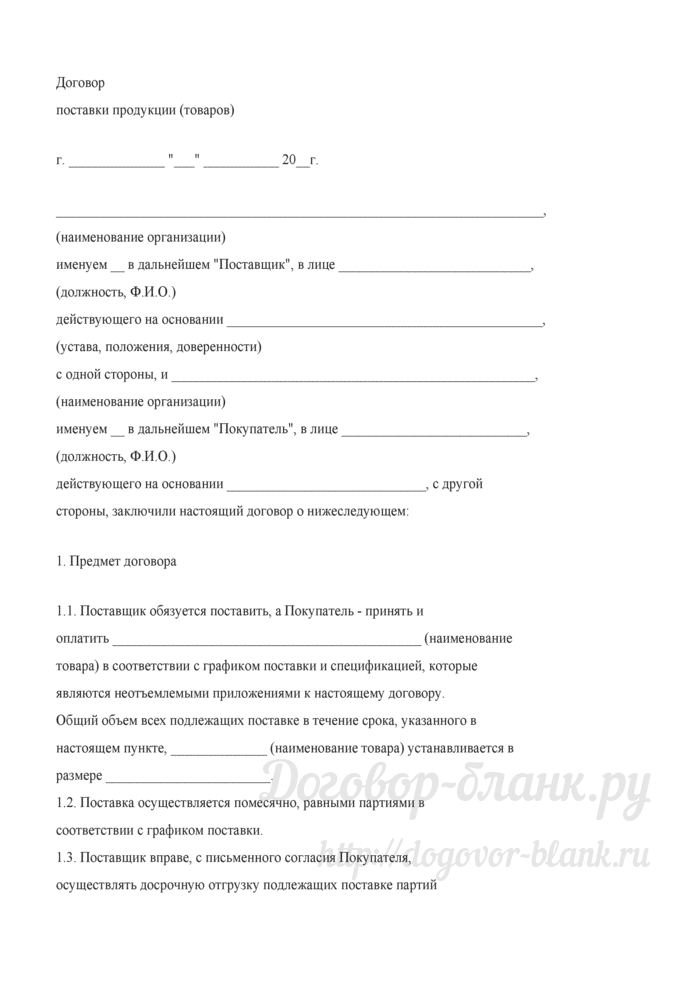
#> input picture etu/media/dogovor.jpg, 700 x 990 px
$ python test.py
#> lines starting #> are read from the running program, lines starting #| are printed output that depends on the picture
from PIL import Image
from PIL import ImageFont
from PIL import ImageDraw
from etu.settings import BASE_DIR

font = ImageFont.truetype( BASE_DIR + '//media//fonts//cmunss.ttf', 35)

img = Image.open(BASE_DIR + "//media//dogovor.jpg").convert("RGB")
#> img is the input picture: PIL image 700x990 RGB; min 29, max 255, mean 249.2

draw = ImageDraw.Draw(img)
draw.text((135, 415),"Test", (0,0,0), font=font)
absolute_path = BASE_DIR + "//media//dogovors//" + str(1) + ".jpg"
img.save(absolute_path)
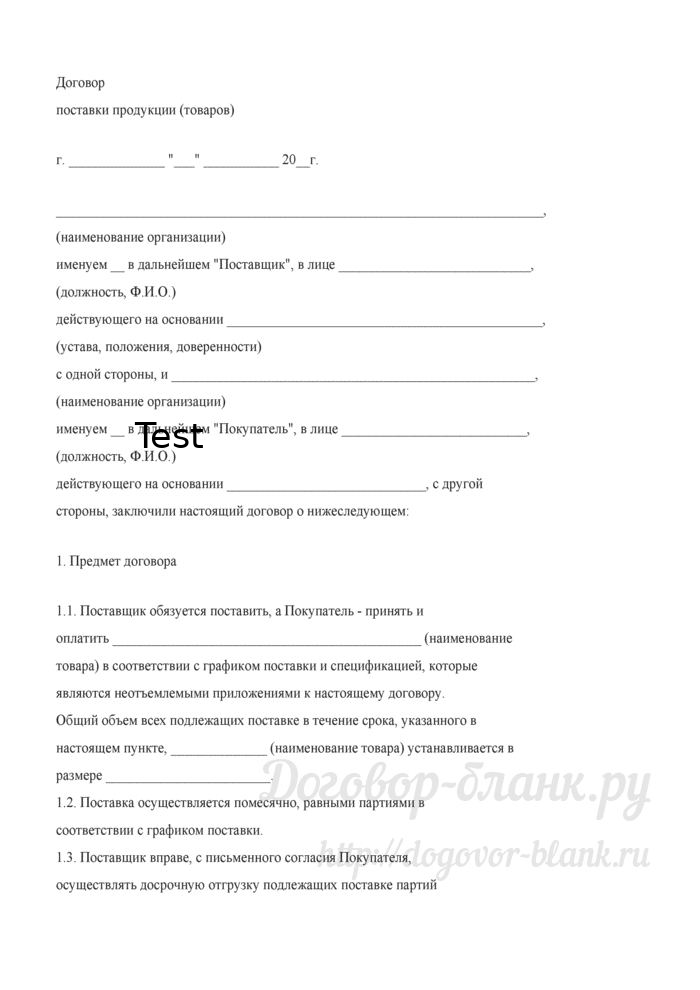
#> saved as 1.jpg: PIL image 700x990 RGB; min 0, max 255, mean 249
